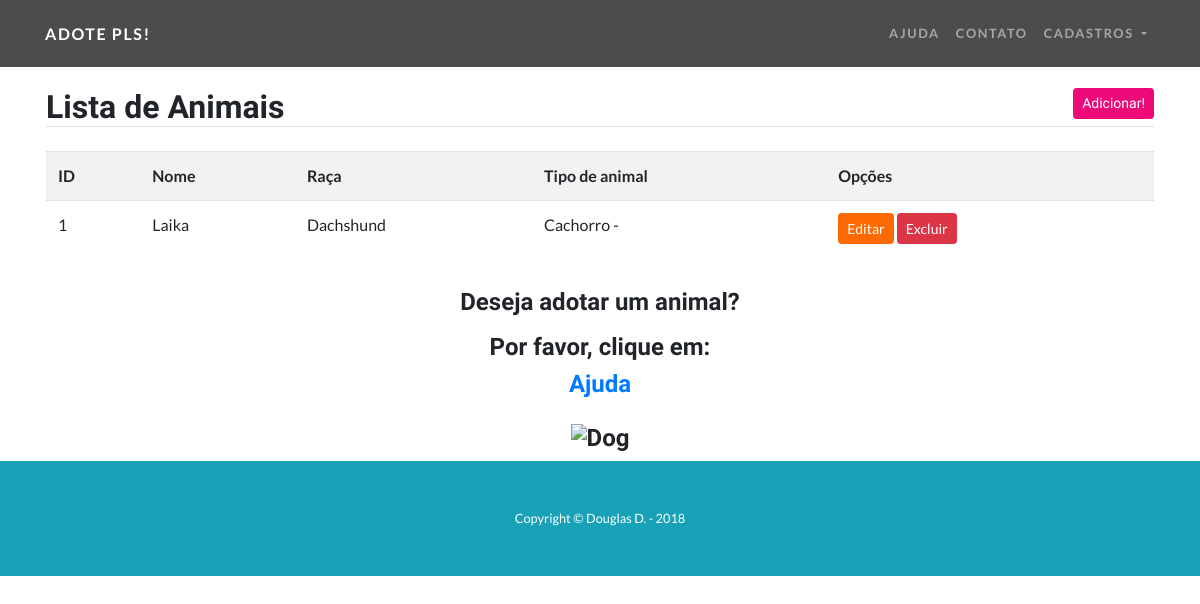
The app's page /listar/animais/ with its own data.
### animais/models.py (models this page shows, shortened)
class Animal(models.Model):
    nome = models.CharField(max_length=50, help_text='Nome do animal')
    raca = models.CharField(max_length=50, help_text='Raça')
    tipo = models.ForeignKey(Tipo, on_delete=models.CASCADE)

class Tipo(models.Model):
    tipo = models.CharField(max_length=50, help_text='Tipo de animal')
    def __str__(self):
        return self.tipo + ' - ' + str()

### animais/views.py (the view)
# urls.py: path('listar/animais/', AnimalList.as_view(), name="listar-animais"),
class AnimalList(ListView):
    model = Animal
    template_name = 'animal_list.html'

### animais/templates/animal_list.html (shortened to what this page needs)
{% extends 'modelo.html' %}
{% block conteudo %}
<div class="container">
  <div class="row mt-5">
    <div class="col-sm p-3 mt-4">
      <h2 class="border-bottom">
        Lista de Animais
        <a href="{% url 'inserir-animal' %}" class="float-right btn btn-primary btn-sm">
          Adicionar!
        </a>
      </h2>
      <table class="table table-striped mt-4">
        <tr>
          <th>ID</th>
          <th>Nome</th>
          <th>Raça</th>
          <th>Tipo de animal</th>
          <th>Opções</th>
        </tr>
        {% for animal in object_list %}
          <tr>
            <td>{{animal.id}}</td>
            <td>{{animal.nome}}</td>
            <td>{{animal.raca}}</td>
            <td>{{animal.tipo}}</td>
            <td>
              <a href="{% url 'editar-animal' animal.id %}" class="btn btn-secondary btn-sm">
                Editar
              </a>
              <a href="{% url 'excluir-animal' animal.id %}" class="btn btn-danger btn-sm">
                Excluir
              </a>
            </td>
          </tr>
        {% empty %}
            <tr>
              <td colspan="3">Nenhum animal cadastrado!</td>
            </tr>
        {% endfor %}
      </table>
    </div>
  </div>
</div>
{% endblock %}

### static/css/one-page-wonder.css (style rules this page uses)
body { font-family: 'Lato'; }
h1, h2, h3, h4, h5, h6 { font-family: 'Catamaran'; font-weight: 800 !important; }
.btn-primary { background-color: #ee0979; border-color: #ee0979; }
.btn-secondary { background-color: #ff6a00; border-color: #ff6a00; }

### records on screen
Animal: id "1", nome "Laika", raca "Dachshund", tipo "Cachorro -"
